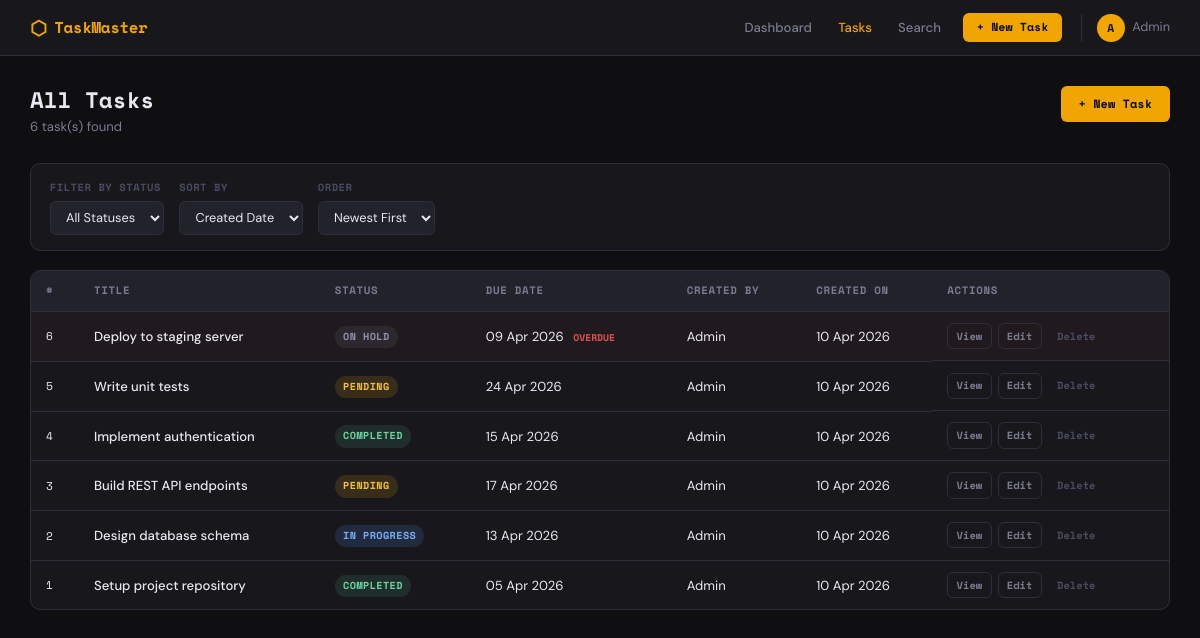
/tasks/, run on the app's committed database.
### app/models/task_model.py (models this page shows, shortened)
class Task(db.Model):
    __tablename__ = 'tasks'
    id = db.Column(db.Integer, primary_key=True)
    title = db.Column(db.String(200), nullable=False)                         # Task Title
    description = db.Column(db.Text, nullable=True)                           # Task Description
    due_date = db.Column(db.Date, nullable=True)                              # Task Due Date
    status = db.Column(
        db.Enum(TaskStatus),
        nullable=False,
        default=TaskStatus.PENDING
    )                                                                          # Task Status
    remarks = db.Column(db.Text, nullable=True)                               # Task Remarks
    created_on = db.Column(db.DateTime, nullable=False, default=datetime.utcnow)       # Created On (Time Stamp)
    last_updated_on = db.Column(
        db.DateTime, nullable=False,
        default=datetime.utcnow, onupdate=datetime.utcnow
    )                                                                                   # Last Updated on (Time Stamp)
    created_by_id = db.Column(
        db.Integer, db.ForeignKey('users.id'), nullable=False
    )                                                                          # Created By ID
    last_updated_by_id = db.Column(
        db.Integer, db.ForeignKey('users.id'), nullable=False
    )                                                                          # Last Updated By ID
    __table_args__ = (
        db.Index('idx_tasks_status', 'status'),
        db.Index('idx_tasks_due_date', 'due_date'),
        db.Index('idx_tasks_created_by', 'created_by_id'),
        db.Index('idx_tasks_created_on', 'created_on'),
        db.Index('idx_tasks_title', 'title'),
    )
    @property
    def is_overdue(self):
        if self.due_date and self.status not in [TaskStatus.COMPLETED, TaskStatus.CANCELLED]:
            return self.due_date < datetime.utcnow().date()
        return False

### app/controllers/task_controller.py (the view)
@task_bp.route('/')
def list_tasks():
    page = request.args.get('page', 1, type=int)
    status_filter = request.args.get('status', '')
    sort_by = request.args.get('sort', 'created_on')
    order = request.args.get('order', 'desc')
    query = Task.query
    if status_filter:
        try:
            query = query.filter(Task.status == TaskStatus[status_filter])
        except KeyError:
            pass
    sort_column = getattr(Task, sort_by, Task.created_on)
    if order == 'asc':
        query = query.order_by(sort_column.asc())
    else:
        query = query.order_by(sort_column.desc())
    pagination = query.paginate(page=page, per_page=10, error_out=False)
    return render_template('tasks/list.html',
                           tasks=pagination.items,
                           pagination=pagination,
                           statuses=TaskStatus,
                           current_status=status_filter,
                           sort_by=sort_by,
                           order=order)

### app/views/templates/tasks/list.html (shortened to what this page needs)
{% extends 'base.html' %}
{% block content %}
<div class="page-header">
  <div>
    <h1 class="page-title">All Tasks</h1>
    <p class="page-subtitle">{{ pagination.total }} task(s) found</p>
  </div>
  <a href="{{ url_for('tasks.create') }}" class="btn btn-primary">+ New Task</a>
</div>
<div class="filter-bar">
  <form method="GET" action="{{ url_for('tasks.list_tasks') }}" class="filter-form">
    <div class="filter-group">
      <label>Filter by Status</label>
      <select name="status" onchange="this.form.submit()">
        <option value="">All Statuses</option>
      </select>
    </div>
    <div class="filter-group">
      <label>Sort By</label>
      <select name="sort" onchange="this.form.submit()">
        <option value="created_on" {% if sort_by == 'created_on' %}selected{% endif %}>Created Date</option>
      </select>
    </div>
    <div class="filter-group">
      <label>Order</label>
      <select name="order" onchange="this.form.submit()">
        <option value="desc" {% if order == 'desc' %}selected{% endif %}>Newest First</option>
      </select>
    </div>
  </form>
</div>
{% if tasks %}
<div class="task-table-wrap">
  <table class="task-table">
    <thead>
      <tr>
        <th>#</th>
        <th>Title</th>
        <th>Status</th>
        <th>Due Date</th>
        <th>Created By</th>
        <th>Created On</th>
        <th>Actions</th>
      </tr>
    </thead>
    <tbody>
      {% for task in tasks %}
      <tr class="{% if task.is_overdue %}row-overdue{% endif %}">
        <td class="td-id">{{ task.id }}</td>
        <td><a href="{{ url_for('tasks.detail', task_id=task.id) }}" class="task-link">{{ task.title }}</a></td>
        <td><span class="badge badge-{{ task.status.name.lower() }}">{{ task.status.value }}</span></td>
        <td>
          {{ task.due_date.strftime('%d %b %Y') if task.due_date else '—' }}
          {% if task.is_overdue %}<span class="overdue-tag">Overdue</span>{% endif %}
        </td>
        <td>Admin</td>
        <td>{{ task.created_on.strftime('%d %b %Y') }}</td>
        <td class="td-actions">
          <a href="{{ url_for('tasks.detail', task_id=task.id) }}" class="action-btn">View</a>
          <a href="{{ url_for('tasks.edit', task_id=task.id) }}" class="action-btn">Edit</a>
          <form method="POST" action="{{ url_for('tasks.delete', task_id=task.id) }}" style="display:inline" onsubmit="return confirm('Delete this task?')">
            <button type="submit" class="action-btn action-delete">Delete</button>
          </form>
        </td>
      </tr>
      {% endfor %}
    </tbody>
  </table>
</div>
{% else %}
<div class="empty-state">
  <div class="empty-icon">📭</div>
  <p>No tasks found. <a href="{{ url_for('tasks.create') }}">Create one now</a></p>
</div>
{% endif %}
{% endblock %}

### app/views/templates/base.html (shortened to what this page needs)
<!DOCTYPE html>
<html lang="en">
<head>
  <link rel="stylesheet" href="{{ url_for('static', filename='css/style.css') }}">
</head>
<body>
  <nav class="navbar">
    <a href="{{ url_for('main.dashboard') }}" class="nav-brand">
      <span class="brand-icon">⬡</span> TaskMaster
    </a>
    <div class="nav-links">
      <a href="{{ url_for('main.dashboard') }}" class="nav-link {% if request.endpoint == 'main.dashboard' %}active{% endif %}">Dashboard</a>
      <a href="{{ url_for('tasks.list_tasks') }}" class="nav-link {% if request.blueprint == 'tasks' and request.endpoint != 'tasks.search' %}active{% endif %}">Tasks</a>
      <a href="{{ url_for('tasks.search') }}" class="nav-link {% if request.endpoint == 'tasks.search' %}active{% endif %}">Search</a>
      <a href="{{ url_for('tasks.create') }}" class="btn-nav">+ New Task</a>
      <div class="nav-user">
        <span class="user-avatar">A</span>
        <span class="user-name">Admin</span>
      </div>
    </div>
  </nav>
  <main class="main-content">
    {% block content %}{% endblock %}
  </main>
</body>
</html>

### data on the page
Task: id "6", title "Deploy to staging server", status.value "ON HOLD", due_date "09 Apr 2026", shows "OVERDUE", created_on "10 Apr 2026"
Task: id "5", title "Write unit tests", status.value "PENDING", due_date "24 Apr 2026", created_on "10 Apr 2026"
Task: id "4", title "Implement authentication", status.value "COMPLETED", due_date "15 Apr 2026", created_on "10 Apr 2026"
Task: id "3", title "Build REST API endpoints", status.value "PENDING", due_date "17 Apr 2026", created_on "10 Apr 2026"
Task: id "2", title "Design database schema", status.value "IN PROGRESS", due_date "13 Apr 2026", created_on "10 Apr 2026"
Task: id "1", title "Setup project repository", status.value "COMPLETED", due_date "05 Apr 2026", created_on "10 Apr 2026"

### other printed values
{{ pagination.total }} "6"
